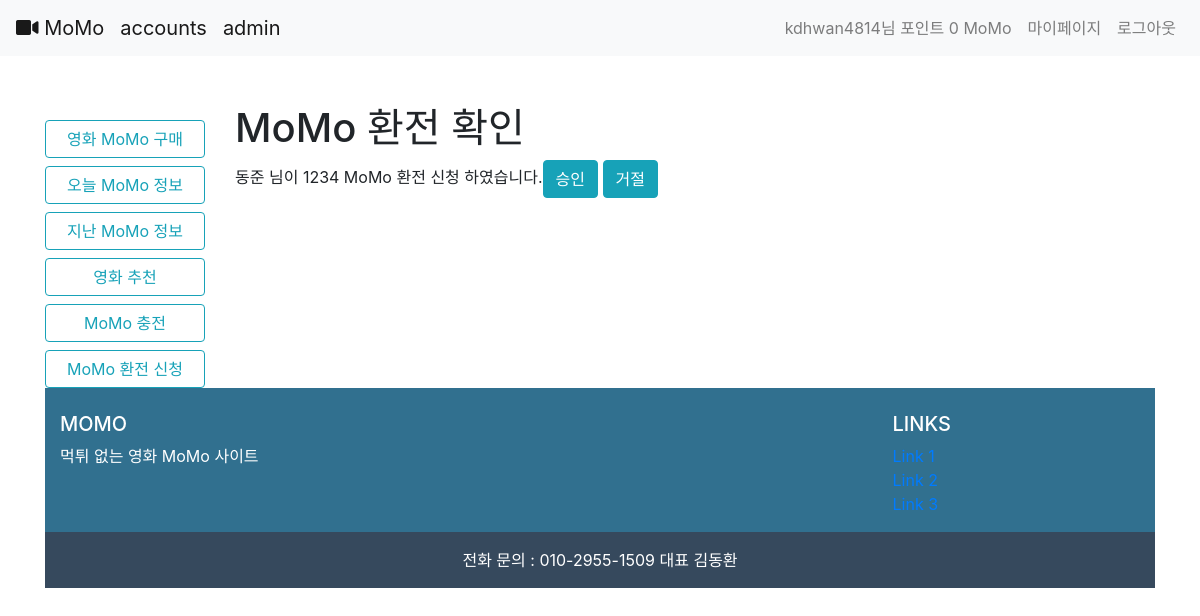
Page /accounts/money/1/1 (signed in) on the committed database.
### accounts/models.py (models this page shows)
class User(AbstractUser):
    points = models.PositiveIntegerField(default=0)

class Money(models.Model):
    user = models.ForeignKey(settings.AUTH_USER_MODEL, on_delete = models.CASCADE)
    money = models.PositiveIntegerField()
    def __str__(self):
        return f'{self.user} 님이 {self.money} MoMo 환전 신청 하였습니다.'

### accounts/views.py (the view)
# urls.py: path('money/<int:flag>/<int:user_id>', views.money, name='money'),
def money(request, flag, user_id):
    if request.method == 'POST':
        if flag == 1:
            pass
        elif flag == 2:
            user = get_object_or_404(get_user_model(), pk=user_id)
            user.points += int(request.POST['money'])
            user.save()
            return redirect("movies:list")
        else:
            user = get_object_or_404(get_user_model(), pk=user_id)
            Money.objects.create(user=user, money=int(request.POST['money']))
            return redirect("movies:list")
    else:
        if flag == 1:
            form = Money.objects.all()
        else:
            form = MoneyCreationForm()
    context = {
        'form':form,
        'flag':flag
    }
    return render(request, 'accounts/money_form.html', context)

### accounts/templates/accounts/money_form.html (shortened to what this page needs)
{% extends 'base.html' %}
{% load bootstrap4 %}
{% block body %}
{% if flag == 1 %}
<h1 >MoMo 환전 확인</h1>
{% else %}
{% if flag == 2 %}
<h1>MoMo 충전</h1>
{% else %}
<h1>MoMo 환전 신청</h1>
{% endif %}
{% endif %}
{% if flag == 1 %}
{% for money in form %}
<p>{{ money }}<button class="btn btn-info">승인</button> <button class="btn btn-info">거절</button></p>
{% endfor %}
    {% endif %}
{% endblock %}

### bob/templates/nav.html (shortened to what this page needs)
<nav class="navbar navbar-expand-lg navbar-light bg-light">
  <a class="navbar-brand" href="{% url 'movies:list' %}">
    <i class="fas fa-video"></i>
    MoMo
  </a>
    <a class="navbar-brand" href="/accounts/">
    accounts
  </a>
    <a class="navbar-brand" href="/admin/">
      admin
  </a>
  <div class="collapse navbar-collapse" id="navbarNav">
    <ul class="navbar-nav ml-auto">
      {% if user.is_authenticated %}
      <li class="nav-item">
        <a class="nav-link" tabindex="-1" aria-disabled="true">{{ user }}님 포인트 {{ user.points }} MoMo</a>
      </li>
      <li class="nav-item">
        <a class="nav-link" href="{% url 'accounts:user_detail' user.id %}" tabindex="-1" aria-disabled="true">마이페이지</a>
      </li>
      <li class="nav-item">
        <a class="nav-link" href="{% url 'accounts:logout' %}">로그아웃</a>
      </li>
      {% endif %}
    </ul>
  </div>
</nav>

### rows in the picture
User: username "kdhwan4814", points "0"
Money: user+money "동준 님이 1234 MoMo 환전 신청 하였습니다."
